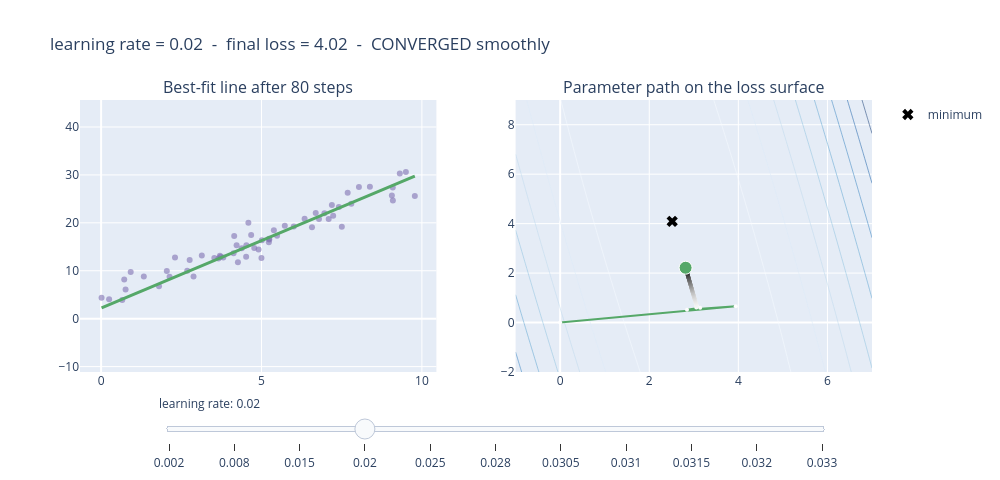

Here is the notebook cell this chart was saved with:
### Markdown cell above
## 4. Tool: Explore the Learning Rate Yourself

Drag the slider below across eleven learning rates spanning "far too cautious" to "far too
aggressive," and watch both panels update: the resulting best-fit line (left) after a fixed 80
steps, and the actual parameter path taken to get there (right). The title reports the final
loss and a plain-language verdict for whichever learning rate is selected.

### Code cell
LR_VALUES = [0.002, 0.008, 0.015, 0.02, 0.025, 0.028, 0.0305, 0.031, 0.0315, 0.032, 0.033]
N_ITER = 80

fig_tool = make_subplots(rows=1, cols=2, subplot_titles=("Best-fit line after 80 steps", "Parameter path on the loss surface"))
fig_tool.add_trace(go.Scatter(x=x, y=y, mode="markers", marker=dict(color=PURPLE, size=6, opacity=0.6), name="data", showlegend=False), row=1, col=1)
fig_tool.add_trace(go.Contour(x=m_grid, y=b_grid, z=Z, colorscale="Blues", showscale=False, contours=dict(coloring="lines")), row=1, col=2)
fig_tool.add_trace(go.Scatter(x=[m_star], y=[b_star], mode="markers", marker=dict(color="black", size=10, symbol="x"), name="minimum"), row=1, col=2)

N_BASE = 3
steps = []
for i, lr in enumerate(LR_VALUES):
    hist = run_gd(lr, N_ITER)
    final_m, final_b, final_l = hist[-1]
    diverged = not np.isfinite(final_l) or final_l > 1000

    m_seq = np.array([h[0] for h in hist])
    deltas = np.diff(m_seq)
    sign_changes = np.sum(np.diff(np.sign(deltas)) != 0) if len(deltas) > 1 else 0
    oscillating = sign_changes >= 0.5 * len(deltas)

    if diverged:
        status, color = "DIVERGED - parameters shot off to infinity", RED
    elif oscillating:
        status, color = "BOUNCING - overshooting the minimum every step", ORANGE
    elif final_l > 1.3 * opt_loss:
        status, color = "SLOW - still converging, hasn't reached the minimum yet", BLUE
    else:
        status, color = "CONVERGED smoothly", GREEN

    path_m = np.clip([h[0] for h in hist], m_grid[0], m_grid[-1])
    path_b = np.clip([h[1] for h in hist], b_grid[0], b_grid[-1])

    if diverged:
        fig_tool.add_trace(go.Scatter(x=x_line, y=[np.nan, np.nan], mode="lines", line=dict(color=color, width=3), visible=False, showlegend=False), row=1, col=1)
    else:
        fig_tool.add_trace(go.Scatter(x=x_line, y=final_m * x_line + final_b, mode="lines", line=dict(color=color, width=3), visible=False, showlegend=False), row=1, col=1)

    fig_tool.add_trace(go.Scatter(
        x=path_m, y=path_b, mode="lines+markers", line=dict(color=color, width=2),
        marker=dict(size=4, color=list(range(len(path_m))), colorscale="Greys"),
        visible=False, showlegend=False,
    ), row=1, col=2)
    fig_tool.add_trace(go.Scatter(
        x=[path_m[-1]], y=[path_b[-1]], mode="markers",
        marker=dict(color=color, size=13, line=dict(color="white", width=1)),
        visible=False, showlegend=False,
    ), row=1, col=2)

    vis = [True, True, True] + [False] * (3 * len(LR_VALUES))
    vis[N_BASE + 3 * i: N_BASE + 3 * i + 3] = [True, True, True]
    steps.append(dict(
        method="update",
        args=[{"visible": vis}, {"title": f"learning rate = {lr}  -  final loss = {final_l:.3g}  -  {status}"}],
        label=str(lr),
    ))

DEFAULT_IDX = LR_VALUES.index(0.02)
for i in range(len(LR_VALUES)):
    on = (i == DEFAULT_IDX)
    fig_tool.data[N_BASE + 3 * i].visible = on
    fig_tool.data[N_BASE + 3 * i + 1].visible = on
    fig_tool.data[N_BASE + 3 * i + 2].visible = on

fig_tool.update_layout(
    height=480, width=1000,
    title=steps[DEFAULT_IDX]["args"][1]["title"],
    sliders=[dict(active=DEFAULT_IDX, currentvalue=dict(prefix="learning rate: "), steps=steps, x=0.1, len=0.85)],
)
fig_tool.update_yaxes(range=[y.min() - 15, y.max() + 15], row=1, col=1)
fig_tool.update_xaxes(range=[m_grid[0], m_grid[-1]], row=1, col=2)
fig_tool.update_yaxes(range=[b_grid[0], b_grid[-1]], row=1, col=2)
fig_tool.show()

### Figure 1 — Plotly figure (JSON) as saved in the notebook; plotly's stock layout.template omitted (floating-point values rounded to 4 significant figures; data arrays with more than 128 entries replaced by an {"elided": "..."} marker saying what was removed)
{"data": [{"marker": {"color": "#8172B2", "opacity": 0.6, "size": 6}, "mode": "markers", "name": "data", "showlegend": false, "type": "scatter", "x": [0.7631, 7.799, 4.384, 7.235, 9.78, 5.385, 5.011, 0.7205, 2.684, 4.999, 6.792, 8.037, 3.809, 0.6594, 2.881, 9.096, 2.134, 4.521, 9.312, 0.249, 6.005, 9.501, 2.303, 5.485, 9.091, 1.332, 5.234, 7.504, 6.69, 4.678, 2.048, 4.908, 3.724, 4.774, 3.659, 8.379, 7.686, 3.14, 5.726, 2.76, 4.528, 3.53, 6.574, 3.704, 4.591, 7.193, 4.13, 9.064, 1.805, 7.411, 4.224, 4.265, 6.344, 5.229, 4.149, 0.01427, 0.9226, 7.094, 5.243, 6.962], "xaxis": "x", "y": [6.111, 24.0, 14.7, 21.47, 25.58, 18.47, 16.34, 8.187, 9.973, 12.68, 20.78, 27.49, 12.76, 3.869, 8.816, 24.64, 8.734, 12.94, 30.28, 4.057, 19.23, 30.63, 12.76, 17.29, 27.39, 8.799, 16.7, 19.2, 22.03, 17.48, 9.952, 14.42, 12.92, 14.75, 12.55, 27.54, 26.28, 13.19, 19.41, 12.25, 15.3, 12.67, 19.09, 13.15, 20.0, 23.72, 13.64, 25.72, 6.782, 23.28, 15.34, 11.78, 20.83, 15.93, 17.23, 4.349, 9.742, 20.82, 16.53, 22.0], "yaxis": "y"}, {"colorscale": [[0.0, "rgb(247,251,255)"], [0.125, "rgb(222,235,247)"], [0.25, "rgb(198,219,239)"], [0.375, "rgb(158,202,225)"], [0.5, "rgb(107,174,214)"], [0.625, "rgb(66,146,198)"], [0.75, "rgb(33,113,181)"], [0.875, "rgb(8,81,156)"], [1.0, "rgb(8,48,107)"]], "contours": {"coloring": "lines"}, "showscale": false, "type": "contour", "x": [-1.0, -0.8987, -0.7975, -0.6962, -0.5949, -0.4937, -0.3924, -0.2911, -0.1899, -0.08861, 0.01266, 0.1139, 0.2152, 0.3165, 0.4177, 0.519, 0.6203, 0.7215, 0.8228, 0.9241, 1.025, 1.127, 1.228, 1.329, 1.43, 1.532, 1.633, 1.734, 1.835, 1.937, 2.038, 2.139, 2.241, 2.342, 2.443, 2.544, 2.646, 2.747, 2.848, 2.949, 3.051, 3.152, 3.253, 3.354, 3.456, 3.557, 3.658, 3.759, 3.861, 3.962, 4.063, 4.165, 4.266, 4.367, 4.468, 4.57, 4.671, 4.772, 4.873, 4.975, 5.076, 5.177, 5.278, 5.38, 5.481, 5.582, 5.684, 5.785, 5.886, 5.987, 6.089, 6.19, 6.291, 6.392, 6.494, 6.595, 6.696, 6.797, 6.899, 7.0], "xaxis": "x2", "y": [-2.0, -1.861, -1.722, -1.582, -1.443, -1.304, -1.165, -1.025, -0.8861, -0.7468, -0.6076, -0.4684, -0.3291, -0.1899, -0.05063, 0.08861, 0.2278, 0.3671, 0.5063, 0.6456, 0.7848, 0.9241, 1.063, 1.203, 1.342, 1.481, 1.62, 1.759, 1.899, 2.038, 2.177, 2.316, 2.456, 2.595, 2.734, 2.873, 3.013, 3.152, 3.291, 3.43, 3.57, 3.709, 3.848, 3.987, 4.127, 4.266, 4.405, 4.544, 4.684, 4.823, 4.962, 5.101, 5.241, 5.38, 5.519, 5.658, 5.797, 5.937, 6.076, 6.215, 6.354, 6.494, 6.633, 6.772, 6.911, 7.051, 7.19, 7.329, 7.468, 7.608, 7.747, 7.886, 8.025, 8.165, 8.304, 8.443, 8.582, 8.722, 8.861, 9.0], "yaxis": "y2", "z": {"elided": "80x80 float values"}}, {"marker": {"color": "black", "size": 10, "symbol": "x"}, "mode": "markers", "name": "minimum", "type": "scatter", "x": [2.515], "xaxis": "x2", "y": [4.092], "yaxis": "y2"}, {"line": {"color": "#4C72B0", "width": 3}, "mode": "lines", "showlegend": false, "type": "scatter", "visible": false, "x": [0.01427, 9.78], "xaxis": "x", "y": [0.7661, 30.61], "yaxis": "y"}, {"line": {"color": "#4C72B0", "width": 2}, "marker": {"color": [0, 1, 2, 3, 4, 5, 6, 7, 8, 9, 10, 11, 12, 13, 14, 15, 16, 17, 18, 19, 20, 21, 22, 23, 24, 25, 26, 27, 28, 29, 30, 31, 32, 33, 34, 35, 36, 37, 38, 39, 40, 41, 42, 43, 44, 45, 46, 47, 48, 49, 50, 51, 52, 53, 54, 55, 56, 57, 58, 59, 60, 61, 62, 63, 64, 65, 66, 67, 68, 69, 70, 71, 72, 73, 74, 75, 76, 77, 78, 79, 80], "colorscale": [[0.0, "rgb(255,255,255)"], [0.125, "rgb(240,240,240)"], [0.25, "rgb(217,217,217)"], [0.375, "rgb(189,189,189)"], [0.5, "rgb(150,150,150)"], [0.625, "rgb(115,115,115)"], [0.75, "rgb(82,82,82)"], [0.875, "rgb(37,37,37)"], [1.0, "rgb(0,0,0)"]], "size": 4}, "mode": "lines+markers", "showlegend": false, "type": "scatter", "visible": false, "x": [0.0, 0.3942, 0.738, 1.038, 1.299, 1.527, 1.726, 1.9, 2.051, 2.183, 2.298, 2.398, 2.486, 2.562, 2.628, 2.686, 2.737, 2.781, 2.819, 2.852, 2.881, 2.907, 2.929, 2.948, 2.964, 2.979, 2.991, 3.002, 3.012, 3.02, 3.027, 3.033, 3.038, 3.043, 3.047, 3.05, 3.053, 3.055, 3.057, 3.059, 3.061, 3.062, 3.063, 3.064, 3.064, 3.065, 3.065, 3.066, 3.066, 3.066, 3.066, 3.066, 3.066, 3.066, 3.066, 3.065, 3.065, 3.065, 3.065, 3.064, 3.064, 3.064, 3.063, 3.063, 3.063, 3.062, 3.062, 3.061, 3.061, 3.061, 3.06, 3.06, 3.059, 3.059, 3.059, 3.058, 3.058, 3.057, 3.057, 3.056, 3.056], "xaxis": "x2", "y": [0.0, 0.0663, 0.1245, 0.1757, 0.2207, 0.2603, 0.2952, 0.3261, 0.3533, 0.3775, 0.3989, 0.418, 0.435, 0.4502, 0.4638, 0.4761, 0.4872, 0.4972, 0.5063, 0.5146, 0.5222, 0.5292, 0.5356, 0.5416, 0.5472, 0.5525, 0.5574, 0.5621, 0.5665, 0.5708, 0.5748, 0.5787, 0.5825, 0.5861, 0.5897, 0.5931, 0.5965, 0.5998, 0.603, 0.6062, 0.6093, 0.6124, 0.6155, 0.6185, 0.6215, 0.6244, 0.6274, 0.6303, 0.6332, 0.6361, 0.639, 0.6419, 0.6447, 0.6476, 0.6504, 0.6532, 0.656, 0.6589, 0.6617, 0.6645, 0.6673, 0.6701, 0.6728, 0.6756, 0.6784, 0.6812, 0.684, 0.6867, 0.6895, 0.6922, 0.695, 0.6978, 0.7005, 0.7033, 0.706, 0.7088, 0.7115, 0.7142, 0.717, 0.7197, 0.7225], "yaxis": "y2"}, {"marker": {"color": "#4C72B0", "line": {"color": "white", "width": 1}, "size": 13}, "mode": "markers", "showlegend": false, "type": "scatter", "visible": false, "x": [3.056], "xaxis": "x2", "y": [0.7225], "yaxis": "y2"}, {"line": {"color": "#4C72B0", "width": 3}, "mode": "lines", "showlegend": false, "type": "scatter", "visible": false, "x": [0.01427, 9.78], "xaxis": "x", "y": [1.361, 30.27], "yaxis": "y"}, {"line": {"color": "#4C72B0", "width": 2}, "marker": {"color": [0, 1, 2, 3, 4, 5, 6, 7, 8, 9, 10, 11, 12, 13, 14, 15, 16, 17, 18, 19, 20, 21, 22, 23, 24, 25, 26, 27, 28, 29, 30, 31, 32, 33, 34, 35, 36, 37, 38, 39, 40, 41, 42, 43, 44, 45, 46, 47, 48, 49, 50, 51, 52, 53, 54, 55, 56, 57, 58, 59, 60, 61, 62, 63, 64, 65, 66, 67, 68, 69, 70, 71, 72, 73, 74, 75, 76, 77, 78, 79, 80], "colorscale": [[0.0, "rgb(255,255,255)"], [0.125, "rgb(240,240,240)"], [0.25, "rgb(217,217,217)"], [0.375, "rgb(189,189,189)"], [0.5, "rgb(150,150,150)"], [0.625, "rgb(115,115,115)"], [0.75, "rgb(82,82,82)"], [0.875, "rgb(37,37,37)"], [1.0, "rgb(0,0,0)"]], "size": 4}, "mode": "lines+markers", "showlegend": false, "type": "scatter", "visible": false, "x": [0.0, 1.577, 2.347, 2.724, 2.907, 2.996, 3.039, 3.058, 3.067, 3.071, 3.071, 3.071, 3.07, 3.068, 3.066, 3.065, 3.063, 3.061, 3.059, 3.058, 3.056, 3.054, 3.052, 3.051, 3.049, 3.047, 3.046, 3.044, 3.042, 3.04, 3.039, 3.037, 3.035, 3.034, 3.032, 3.03, 3.029, 3.027, 3.025, 3.024, 3.022, 3.02, 3.019, 3.017, 3.015, 3.014, 3.012, 3.011, 3.009, 3.007, 3.006, 3.004, 3.003, 3.001, 2.999, 2.998, 2.996, 2.995, 2.993, 2.992, 2.99, 2.989, 2.987, 2.985, 2.984, 2.982, 2.981, 2.979, 2.978, 2.976, 2.975, 2.973, 2.972, 2.97, 2.969, 2.967, 2.966, 2.965, 2.963, 2.962, 2.96], "xaxis": "x2", "y": [0.0, 0.2652, 0.401, 0.4733, 0.5146, 0.5406, 0.5592, 0.5742, 0.5873, 0.5994, 0.6112, 0.6227, 0.634, 0.6452, 0.6564, 0.6676, 0.6787, 0.6898, 0.7008, 0.7118, 0.7227, 0.7337, 0.7445, 0.7554, 0.7662, 0.777, 0.7877, 0.7984, 0.8091, 0.8197, 0.8303, 0.8409, 0.8515, 0.862, 0.8724, 0.8829, 0.8933, 0.9036, 0.914, 0.9243, 0.9345, 0.9448, 0.955, 0.9651, 0.9753, 0.9854, 0.9954, 1.005, 1.015, 1.025, 1.035, 1.045, 1.055, 1.065, 1.075, 1.085, 1.094, 1.104, 1.114, 1.123, 1.133, 1.143, 1.152, 1.162, 1.171, 1.181, 1.19, 1.199, 1.209, 1.218, 1.228, 1.237, 1.246, 1.255, 1.264, 1.274, 1.283, 1.292, 1.301, 1.31, 1.319], "yaxis": "y2"}, {"marker": {"color": "#4C72B0", "line": {"color": "white", "width": 1}, "size": 13}, "mode": "markers", "showlegend": false, "type": "scatter", "visible": false, "x": [2.96], "xaxis": "x2", "y": [1.319], "yaxis": "y2"}, {"line": {"color": "#4C72B0", "width": 3}, "mode": "lines", "showlegend": false, "type": "scatter", "visible": false, "x": [0.01427, 9.78], "xaxis": "x", "y": [1.925, 29.95], "yaxis": "y"}, {"line": {"color": "#4C72B0", "width": 2}, "marker": {"color": [0, 1, 2, 3, 4, 5, 6, 7, 8, 9, 10, 11, 12, 13, 14, 15, 16, 17, 18, 19, 20, 21, 22, 23, 24, 25, 26, 27, 28, 29, 30, 31, 32, 33, 34, 35, 36, 37, 38, 39, 40, 41, 42, 43, 44, 45, 46, 47, 48, 49, 50, 51, 52, 53, 54, 55, 56, 57, 58, 59, 60, 61, 62, 63, 64, 65, 66, 67, 68, 69, 70, 71, 72, 73, 74, 75, 76, 77, 78, 79, 80], "colorscale": [[0.0, "rgb(255,255,255)"], [0.125, "rgb(240,240,240)"], [0.25, "rgb(217,217,217)"], [0.375, "rgb(189,189,189)"], [0.5, "rgb(150,150,150)"], [0.625, "rgb(115,115,115)"], [0.75, "rgb(82,82,82)"], [0.875, "rgb(37,37,37)"], [1.0, "rgb(0,0,0)"]], "size": 4}, "mode": "lines+markers", "showlegend": false, "type": "scatter", "visible": false, "x": [0.0, 2.956, 3.08, 3.082, 3.078, 3.075, 3.072, 3.068, 3.065, 3.061, 3.058, 3.055, 3.052, 3.048, 3.045, 3.042, 3.039, 3.035, 3.032, 3.029, 3.026, 3.023, 3.02, 3.017, 3.014, 3.011, 3.008, 3.005, 3.002, 2.999, 2.996, 2.993, 2.99, 2.987, 2.984, 2.981, 2.978, 2.976, 2.973, 2.97, 2.967, 2.965, 2.962, 2.959, 2.956, 2.954, 2.951, 2.948, 2.946, 2.943, 2.941, 2.938, 2.935, 2.933, 2.93, 2.928, 2.925, 2.923, 2.92, 2.918, 2.915, 2.913, 2.911, 2.908, 2.906, 2.903, 2.901, 2.899, 2.896, 2.894, 2.892, 2.889, 2.887, 2.885, 2.883, 2.88, 2.878, 2.876, 2.874, 2.872, 2.869], "xaxis": "x2", "y": [0.0, 0.4973, 0.5394, 0.5618, 0.5833, 0.6046, 0.6258, 0.6469, 0.6678, 0.6886, 0.7093, 0.7299, 0.7503, 0.7706, 0.7908, 0.8109, 0.8308, 0.8506, 0.8703, 0.8899, 0.9093, 0.9287, 0.9479, 0.967, 0.986, 1.005, 1.024, 1.042, 1.061, 1.079, 1.098, 1.116, 1.134, 1.152, 1.17, 1.187, 1.205, 1.223, 1.24, 1.257, 1.275, 1.292, 1.309, 1.326, 1.342, 1.359, 1.376, 1.392, 1.409, 1.425, 1.441, 1.457, 1.473, 1.489, 1.505, 1.521, 1.536, 1.552, 1.567, 1.583, 1.598, 1.613, 1.628, 1.643, 1.658, 1.673, 1.688, 1.702, 1.717, 1.731, 1.745, 1.76, 1.774, 1.788, 1.802, 1.816, 1.83, 1.843, 1.857, 1.871, 1.884], "yaxis": "y2"}, {"marker": {"color": "#4C72B0", "line": {"color": "white", "width": 1}, "size": 13}, "mode": "markers", "showlegend": false, "type": "scatter", "visible": false, "x": [2.869], "xaxis": "x2", "y": [1.884], "yaxis": "y2"}, {"line": {"color": "#55A868", "width": 3}, "mode": "lines", "showlegend": false, "type": "scatter", "visible": true, "x": [0.01427, 9.78], "xaxis": "x", "y": [2.257, 29.76], "yaxis": "y"}, {"line": {"color": "#55A868", "width": 2}, "marker": {"color": [0, 1, 2, 3, 4, 5, 6, 7, 8, 9, 10, 11, 12, 13, 14, 15, 16, 17, 18, 19, 20, 21, 22, 23, 24, 25, 26, 27, 28, 29, 30, 31, 32, 33, 34, 35, 36, 37, 38, 39, 40, 41, 42, 43, 44, 45, 46, 47, 48, 49, 50, 51, 52, 53, 54, 55, 56, 57, 58, 59, 60, 61, 62, 63, 64, 65, 66, 67, 68, 69, 70, 71, 72, 73, 74, 75, 76, 77, 78, 79, 80], "colorscale": [[0.0, "rgb(255,255,255)"], [0.125, "rgb(240,240,240)"], [0.25, "rgb(217,217,217)"], [0.375, "rgb(189,189,189)"], [0.5, "rgb(150,150,150)"], [0.625, "rgb(115,115,115)"], [0.75, "rgb(82,82,82)"], [0.875, "rgb(37,37,37)"], [1.0, "rgb(0,0,0)"]], "size": 4}, "mode": "lines+markers", "showlegend": false, "type": "scatter", "visible": true, "x": [0.0, 3.942, 2.847, 3.143, 3.056, 3.074, 3.063, 3.061, 3.056, 3.052, 3.047, 3.043, 3.039, 3.034, 3.03, 3.026, 3.022, 3.018, 3.014, 3.01, 3.006, 3.002, 2.998, 2.994, 2.99, 2.986, 2.982, 2.978, 2.975, 2.971, 2.967, 2.964, 2.96, 2.956, 2.953, 2.949, 2.946, 2.942, 2.939, 2.935, 2.932, 2.928, 2.925, 2.922, 2.919, 2.915, 2.912, 2.909, 2.906, 2.902, 2.899, 2.896, 2.893, 2.89, 2.887, 2.884, 2.881, 2.878, 2.875, 2.872, 2.869, 2.866, 2.864, 2.861, 2.858, 2.855, 2.852, 2.85, 2.847, 2.844, 2.842, 2.839, 2.836, 2.834, 2.831, 2.829, 2.826, 2.823, 2.821, 2.818, 2.816], "xaxis": "x2", "y": [0.0, 0.663, 0.5169, 0.5939, 0.609, 0.6408, 0.6678, 0.6958, 0.7232, 0.7506, 0.7776, 0.8045, 0.8311, 0.8575, 0.8838, 0.9097, 0.9355, 0.9611, 0.9865, 1.012, 1.037, 1.061, 1.086, 1.11, 1.134, 1.158, 1.182, 1.206, 1.229, 1.252, 1.275, 1.298, 1.321, 1.343, 1.365, 1.388, 1.409, 1.431, 1.453, 1.474, 1.495, 1.516, 1.537, 1.558, 1.579, 1.599, 1.619, 1.639, 1.659, 1.679, 1.698, 1.718, 1.737, 1.756, 1.775, 1.794, 1.812, 1.831, 1.849, 1.867, 1.885, 1.903, 1.921, 1.938, 1.956, 1.973, 1.99, 2.007, 2.024, 2.041, 2.058, 2.074, 2.091, 2.107, 2.123, 2.139, 2.155, 2.17, 2.186, 2.201, 2.217], "yaxis": "y2"}, {"marker": {"color": "#55A868", "line": {"color": "white", "width": 1}, "size": 13}, "mode": "markers", "showlegend": false, "type": "scatter", "visible": true, "x": [2.816], "xaxis": "x2", "y": [2.217], "yaxis": "y2"}, {"line": {"color": "#55A868", "width": 3}, "mode": "lines", "showlegend": false, "type": "scatter", "visible": false, "x": [0.01427, 9.78], "xaxis": "x", "y": [2.539, 29.6], "yaxis": "y"}, {"line": {"color": "#55A868", "width": 2}, "marker": {"color": [0, 1, 2, 3, 4, 5, 6, 7, 8, 9, 10, 11, 12, 13, 14, 15, 16, 17, 18, 19, 20, 21, 22, 23, 24, 25, 26, 27, 28, 29, 30, 31, 32, 33, 34, 35, 36, 37, 38, 39, 40, 41, 42, 43, 44, 45, 46, 47, 48, 49, 50, 51, 52, 53, 54, 55, 56, 57, 58, 59, 60, 61, 62, 63, 64, 65, 66, 67, 68, 69, 70, 71, 72, 73, 74, 75, 76, 77, 78, 79, 80], "colorscale": [[0.0, "rgb(255,255,255)"], [0.125, "rgb(240,240,240)"], [0.25, "rgb(217,217,217)"], [0.375, "rgb(189,189,189)"], [0.5, "rgb(150,150,150)"], [0.625, "rgb(115,115,115)"], [0.75, "rgb(82,82,82)"], [0.875, "rgb(37,37,37)"], [1.0, "rgb(0,0,0)"]], "size": 4}, "mode": "lines+markers", "showlegend": false, "type": "scatter", "visible": false, "x": [0.0, 4.927, 1.985, 3.727, 2.681, 3.295, 2.921, 3.134, 2.998, 3.071, 3.019, 3.041, 3.02, 3.024, 3.013, 3.012, 3.005, 3.001, 2.995, 2.991, 2.986, 2.981, 2.976, 2.972, 2.967, 2.963, 2.958, 2.953, 2.949, 2.945, 2.94, 2.936, 2.932, 2.928, 2.923, 2.919, 2.915, 2.911, 2.907, 2.903, 2.899, 2.895, 2.891, 2.888, 2.884, 2.88, 2.876, 2.873, 2.869, 2.865, 2.862, 2.858, 2.855, 2.851, 2.848, 2.845, 2.841, 2.838, 2.835, 2.832, 2.828, 2.825, 2.822, 2.819, 2.816, 2.813, 2.81, 2.807, 2.804, 2.801, 2.798, 2.795, 2.792, 2.789, 2.787, 2.784, 2.781, 2.778, 2.776, 2.773, 2.771], "xaxis": "x2", "y": [0.0, 0.8288, 0.3932, 0.7096, 0.5778, 0.7122, 0.6877, 0.7571, 0.7701, 0.8161, 0.8419, 0.8792, 0.9092, 0.943, 0.9739, 1.006, 1.037, 1.068, 1.099, 1.129, 1.159, 1.189, 1.218, 1.247, 1.276, 1.305, 1.333, 1.361, 1.388, 1.416, 1.443, 1.47, 1.496, 1.523, 1.549, 1.574, 1.6, 1.625, 1.65, 1.675, 1.699, 1.723, 1.747, 1.771, 1.795, 1.818, 1.841, 1.864, 1.886, 1.909, 1.931, 1.953, 1.974, 1.996, 2.017, 2.038, 2.059, 2.079, 2.1, 2.12, 2.14, 2.16, 2.179, 2.199, 2.218, 2.237, 2.256, 2.274, 2.293, 2.311, 2.329, 2.347, 2.364, 2.382, 2.399, 2.416, 2.433, 2.45, 2.467, 2.483, 2.5], "yaxis": "y2"}, {"marker": {"color": "#55A868", "line": {"color": "white", "width": 1}, "size": 13}, "mode": "markers", "showlegend": false, "type": "scatter", "visible": false, "x": [2.771], "xaxis": "x2", "y": [2.5], "yaxis": "y2"}, {"line": {"color": "#55A868", "width": 3}, "mode": "lines", "showlegend": false, "type": "scatter", "visible": false, "x": [0.01427, 9.78], "xaxis": "x", "y": [2.688, 29.51], "yaxis": "y"}, {"line": {"color": "#55A868", "width": 2}, "marker": {"color": [0, 1, 2, 3, 4, 5, 6, 7, 8, 9, 10, 11, 12, 13, 14, 15, 16, 17, 18, 19, 20, 21, 22, 23, 24, 25, 26, 27, 28, 29, 30, 31, 32, 33, 34, 35, 36, 37, 38, 39, 40, 41, 42, 43, 44, 45, 46, 47, 48, 49, 50, 51, 52, 53, 54, 55, 56, 57, 58, 59, 60, 61, 62, 63, 64, 65, 66, 67, 68, 69, 70, 71, 72, 73, 74, 75, 76, 77, 78, 79, 80], "colorscale": [[0.0, "rgb(255,255,255)"], [0.125, "rgb(240,240,240)"], [0.25, "rgb(217,217,217)"], [0.375, "rgb(189,189,189)"], [0.5, "rgb(150,150,150)"], [0.625, "rgb(115,115,115)"], [0.75, "rgb(82,82,82)"], [0.875, "rgb(37,37,37)"], [1.0, "rgb(0,0,0)"]], "size": 4}, "mode": "lines+markers", "showlegend": false, "type": "scatter", "visible": false, "x": [0.0, 5.518, 1.166, 4.578, 1.883, 3.992, 2.321, 3.624, 2.589, 3.393, 2.749, 3.245, 2.845, 3.149, 2.9, 3.086, 2.929, 3.043, 2.944, 3.012, 2.949, 2.989, 2.948, 2.971, 2.944, 2.957, 2.938, 2.944, 2.931, 2.933, 2.923, 2.922, 2.914, 2.912, 2.906, 2.903, 2.897, 2.894, 2.889, 2.885, 2.88, 2.877, 2.872, 2.868, 2.864, 2.86, 2.856, 2.853, 2.849, 2.845, 2.841, 2.838, 2.834, 2.83, 2.827, 2.823, 2.82, 2.816, 2.813, 2.809, 2.806, 2.803, 2.799, 2.796, 2.793, 2.79, 2.787, 2.784, 2.781, 2.778, 2.775, 2.772, 2.769, 2.766, 2.763, 2.76, 2.757, 2.755, 2.752, 2.749, 2.747], "xaxis": "x2", "y": [0.0, 0.9283, 0.2705, 0.8595, 0.4669, 0.8457, 0.6169, 0.8652, 0.7375, 0.9048, 0.8393, 0.9562, 0.9288, 1.014, 1.01, 1.076, 1.086, 1.139, 1.158, 1.203, 1.226, 1.266, 1.292, 1.328, 1.356, 1.39, 1.419, 1.451, 1.479, 1.51, 1.538, 1.568, 1.596, 1.625, 1.652, 1.68, 1.708, 1.735, 1.761, 1.788, 1.814, 1.84, 1.865, 1.891, 1.916, 1.94, 1.965, 1.989, 2.013, 2.036, 2.06, 2.083, 2.105, 2.128, 2.15, 2.172, 2.194, 2.216, 2.237, 2.258, 2.279, 2.299, 2.32, 2.34, 2.36, 2.379, 2.399, 2.418, 2.437, 2.456, 2.474, 2.493, 2.511, 2.529, 2.546, 2.564, 2.581, 2.598, 2.615, 2.632, 2.649], "yaxis": "y2"}, {"marker": {"color": "#55A868", "line": {"color": "white", "width": 1}, "size": 13}, "mode": "markers", "showlegend": false, "type": "scatter", "visible": false, "x": [2.747], "xaxis": "x2", "y": [2.649], "yaxis": "y2"}, {"line": {"color": "#DD8452", "width": 3}, "mode": "lines", "showlegend": false, "type": "scatter", "visible": false, "x": [0.01427, 9.78], "xaxis": "x", "y": [2.795, 29.08], "yaxis": "y"}, {"line": {"color": "#DD8452", "width": 2}, "marker": {"color": [0, 1, 2, 3, 4, 5, 6, 7, 8, 9, 10, 11, 12, 13, 14, 15, 16, 17, 18, 19, 20, 21, 22, 23, 24, 25, 26, 27, 28, 29, 30, 31, 32, 33, 34, 35, 36, 37, 38, 39, 40, 41, 42, 43, 44, 45, 46, 47, 48, 49, 50, 51, 52, 53, 54, 55, 56, 57, 58, 59, 60, 61, 62, 63, 64, 65, 66, 67, 68, 69, 70, 71, 72, 73, 74, 75, 76, 77, 78, 79, 80], "colorscale": [[0.0, "rgb(255,255,255)"], [0.125, "rgb(240,240,240)"], [0.25, "rgb(217,217,217)"], [0.375, "rgb(189,189,189)"], [0.5, "rgb(150,150,150)"], [0.625, "rgb(115,115,115)"], [0.75, "rgb(82,82,82)"], [0.875, "rgb(37,37,37)"], [1.0, "rgb(0,0,0)"]], "size": 4}, "mode": "lines+markers", "showlegend": false, "type": "scatter", "visible": false, "x": [0.0, 6.011, 0.3099, 5.69, 0.5862, 5.402, 0.8324, 5.143, 1.052, 4.91, 1.247, 4.7, 1.421, 4.512, 1.575, 4.342, 1.713, 4.189, 1.835, 4.051, 1.943, 3.927, 2.039, 3.814, 2.124, 3.713, 2.2, 3.621, 2.266, 3.538, 2.325, 3.463, 2.377, 3.396, 2.422, 3.334, 2.462, 3.278, 2.498, 3.227, 2.528, 3.181, 2.555, 3.139, 2.578, 3.101, 2.598, 3.066, 2.616, 3.034, 2.631, 3.005, 2.643, 2.978, 2.654, 2.953, 2.663, 2.931, 2.671, 2.91, 2.677, 2.891, 2.682, 2.873, 2.686, 2.857, 2.689, 2.842, 2.691, 2.827, 2.692, 2.814, 2.693, 2.802, 2.693, 2.791, 2.693, 2.78, 2.693, 2.77, 2.691], "xaxis": "x2", "y": [0.0, 1.011, 0.1404, 1.049, 0.2731, 1.09, 0.3988, 1.134, 0.5181, 1.179, 0.6315, 1.226, 0.7394, 1.275, 0.8422, 1.325, 0.9404, 1.376, 1.034, 1.427, 1.124, 1.478, 1.21, 1.53, 1.293, 1.582, 1.372, 1.633, 1.448, 1.685, 1.522, 1.736, 1.592, 1.787, 1.661, 1.837, 1.726, 1.886, 1.79, 1.935, 1.851, 1.984, 1.911, 2.032, 1.968, 2.078, 2.024, 2.125, 2.078, 2.17, 2.13, 2.214, 2.181, 2.258, 2.23, 2.301, 2.278, 2.343, 2.324, 2.384, 2.369, 2.425, 2.413, 2.464, 2.455, 2.503, 2.497, 2.541, 2.537, 2.578, 2.576, 2.615, 2.614, 2.65, 2.651, 2.685, 2.687, 2.719, 2.722, 2.752, 2.756], "yaxis": "y2"}, {"marker": {"color": "#DD8452", "line": {"color": "white", "width": 1}, "size": 13}, "mode": "markers", "showlegend": false, "type": "scatter", "visible": false, "x": [2.691], "xaxis": "x2", "y": [2.756], "yaxis": "y2"}, {"line": {"color": "#DD8452", "width": 3}, "mode": "lines", "showlegend": false, "type": "scatter", "visible": false, "x": [0.01427, 9.78], "xaxis": "x", "y": [2.731, 24.23], "yaxis": "y"}, {"line": {"color": "#DD8452", "width": 2}, "marker": {"color": [0, 1, 2, 3, 4, 5, 6, 7, 8, 9, 10, 11, 12, 13, 14, 15, 16, 17, 18, 19, 20, 21, 22, 23, 24, 25, 26, 27, 28, 29, 30, 31, 32, 33, 34, 35, 36, 37, 38, 39, 40, 41, 42, 43, 44, 45, 46, 47, 48, 49, 50, 51, 52, 53, 54, 55, 56, 57, 58, 59, 60, 61, 62, 63, 64, 65, 66, 67, 68, 69, 70, 71, 72, 73, 74, 75, 76, 77, 78, 79, 80], "colorscale": [[0.0, "rgb(255,255,255)"], [0.125, "rgb(240,240,240)"], [0.25, "rgb(217,217,217)"], [0.375, "rgb(189,189,189)"], [0.5, "rgb(150,150,150)"], [0.625, "rgb(115,115,115)"], [0.75, "rgb(82,82,82)"], [0.875, "rgb(37,37,37)"], [1.0, "rgb(0,0,0)"]], "size": 4}, "mode": "lines+markers", "showlegend": false, "type": "scatter", "visible": false, "x": [0.0, 6.109, 0.1198, 5.964, 0.2342, 5.824, 0.3434, 5.691, 0.4475, 5.563, 0.5469, 5.44, 0.6418, 5.322, 0.7322, 5.209, 0.8186, 5.101, 0.9009, 4.997, 0.9795, 4.898, 1.054, 4.803, 1.126, 4.711, 1.194, 4.624, 1.259, 4.54, 1.321, 4.459, 1.38, 4.382, 1.437, 4.308, 1.49, 4.237, 1.542, 4.169, 1.59, 4.103, 1.637, 4.041, 1.681, 3.981, 1.724, 3.923, 1.764, 3.868, 1.802, 3.815, 1.839, 3.764, 1.874, 3.715, 1.907, 3.668, 1.939, 3.624, 1.969, 3.58, 1.998, 3.539, 2.025, 3.499, 2.051, 3.461, 2.076, 3.425, 2.099, 3.39, 2.122, 3.356, 2.143, 3.324, 2.163, 3.293, 2.183, 3.263, 2.201], "xaxis": "x2", "y": [0.0, 1.028, 0.1113, 1.095, 0.2194, 1.161, 0.3245, 1.226, 0.4265, 1.29, 0.5257, 1.352, 0.6221, 1.414, 0.7157, 1.474, 0.8067, 1.532, 0.8951, 1.59, 0.981, 1.646, 1.065, 1.702, 1.146, 1.756, 1.225, 1.809, 1.301, 1.861, 1.376, 1.912, 1.448, 1.962, 1.519, 2.01, 1.587, 2.058, 1.654, 2.105, 1.719, 2.151, 1.782, 2.195, 1.843, 2.239, 1.903, 2.282, 1.961, 2.324, 2.017, 2.365, 2.072, 2.405, 2.125, 2.444, 2.177, 2.483, 2.227, 2.52, 2.277, 2.557, 2.324, 2.593, 2.371, 2.628, 2.416, 2.663, 2.46, 2.696, 2.503, 2.729, 2.544, 2.761, 2.585, 2.793, 2.624, 2.823, 2.662, 2.853, 2.7], "yaxis": "y2"}, {"marker": {"color": "#DD8452", "line": {"color": "white", "width": 1}, "size": 13}, "mode": "markers", "showlegend": false, "type": "scatter", "visible": false, "x": [2.201], "xaxis": "x2", "y": [2.7], "yaxis": "y2"}, {"line": {"color": "#C44E52", "width": 3}, "mode": "lines", "showlegend": false, "type": "scatter", "visible": false, "x": [0.01427, 9.78], "xaxis": "x", "y": [null, null], "yaxis": "y"}, {"line": {"color": "#C44E52", "width": 2}, "marker": {"color": [0, 1, 2, 3, 4, 5, 6, 7, 8, 9, 10, 11, 12, 13, 14, 15, 16, 17, 18, 19, 20, 21, 22, 23, 24, 25, 26, 27, 28, 29, 30, 31, 32, 33, 34, 35, 36, 37, 38, 39, 40, 41, 42, 43, 44, 45, 46, 47, 48, 49, 50, 51, 52, 53, 54, 55, 56, 57, 58, 59, 60, 61, 62, 63, 64, 65, 66, 67, 68, 69, 70, 71, 72, 73, 74, 75, 76, 77, 78, 79, 80], "colorscale": [[0.0, "rgb(255,255,255)"], [0.125, "rgb(240,240,240)"], [0.25, "rgb(217,217,217)"], [0.375, "rgb(189,189,189)"], [0.5, "rgb(150,150,150)"], [0.625, "rgb(115,115,115)"], [0.75, "rgb(82,82,82)"], [0.875, "rgb(37,37,37)"], [1.0, "rgb(0,0,0)"]], "size": 4}, "mode": "lines+markers", "showlegend": false, "type": "scatter", "visible": false, "x": [0.0, 6.208, -0.07651, 6.256, -0.1539, 6.306, -0.2322, 6.357, -0.3114, 6.41, -0.3916, 6.464, -0.4728, 6.521, -0.555, 6.579, -0.6383, 6.638, -0.7227, 6.7, -0.8083, 6.763, -0.895, 6.828, -0.983, 6.895, -1.0, 6.963, -1.0, 7.0, -1.0, 7.0, -1.0, 7.0, -1.0, 7.0, -1.0, 7.0, -1.0, 7.0, -1.0, 7.0, -1.0, 7.0, -1.0, 7.0, -1.0, 7.0, -1.0, 7.0, -1.0, 7.0, -1.0, 7.0, -1.0, 7.0, -1.0, 7.0, -1.0, 7.0, -1.0, 7.0, -1.0, 7.0, -1.0, 7.0, -1.0, 7.0, -1.0, 7.0, -1.0, 7.0, -1.0, 7.0, -1.0, 7.0, -1.0, 7.0, -1.0, 7.0, -1.0], "xaxis": "x2", "y": [0.0, 1.044, 0.08124, 1.144, 0.16, 1.242, 0.2362, 1.338, 0.3101, 1.432, 0.3816, 1.524, 0.4508, 1.615, 0.5178, 1.703, 0.5825, 1.79, 0.6451, 1.875, 0.7056, 1.958, 0.764, 2.04, 0.8204, 2.12, 0.8748, 2.199, 0.9272, 2.277, 0.9777, 2.353, 1.026, 2.428, 1.073, 2.501, 1.118, 2.573, 1.161, 2.644, 1.203, 2.714, 1.243, 2.783, 1.281, 2.851, 1.317, 2.917, 1.352, 2.983, 1.385, 3.048, 1.417, 3.111, 1.447, 3.174, 1.476, 3.237, 1.503, 3.298, 1.528, 3.358, 1.553, 3.418, 1.575, 3.477, 1.597, 3.536, 1.617, 3.594, 1.635, 3.651, 1.652, 3.708, 1.668, 3.764, 1.683, 3.82, 1.696, 3.875, 1.708], "yaxis": "y2"}, {"marker": {"color": "#C44E52", "line": {"color": "white", "width": 1}, "size": 13}, "mode": "markers", "showlegend": false, "type": "scatter", "visible": false, "x": [-1.0], "xaxis": "x2", "y": [1.708], "yaxis": "y2"}, {"line": {"color": "#C44E52", "width": 3}, "mode": "lines", "showlegend": false, "type": "scatter", "visible": false, "x": [0.01427, 9.78], "xaxis": "x", "y": [null, null], "yaxis": "y"}, {"line": {"color": "#C44E52", "width": 2}, "marker": {"color": [0, 1, 2, 3, 4, 5, 6, 7, 8, 9, 10, 11, 12, 13, 14, 15, 16, 17, 18, 19, 20, 21, 22, 23, 24, 25, 26, 27, 28, 29, 30, 31, 32, 33, 34, 35, 36, 37, 38, 39, 40, 41, 42, 43, 44, 45, 46, 47, 48, 49, 50, 51, 52, 53, 54, 55, 56, 57, 58, 59, 60, 61, 62, 63, 64, 65, 66, 67, 68, 69, 70, 71, 72, 73, 74, 75, 76, 77, 78, 79, 80], "colorscale": [[0.0, "rgb(255,255,255)"], [0.125, "rgb(240,240,240)"], [0.25, "rgb(217,217,217)"], [0.375, "rgb(189,189,189)"], [0.5, "rgb(150,150,150)"], [0.625, "rgb(115,115,115)"], [0.75, "rgb(82,82,82)"], [0.875, "rgb(37,37,37)"], [1.0, "rgb(0,0,0)"]], "size": 4}, "mode": "lines+markers", "showlegend": false, "type": "scatter", "visible": false, "x": [0.0, 6.307, -0.2792, 6.567, -0.5805, 6.852, -0.9061, 7.0, -1.0, 7.0, -1.0, 7.0, -1.0, 7.0, -1.0, 7.0, -1.0, 7.0, -1.0, 7.0, -1.0, 7.0, -1.0, 7.0, -1.0, 7.0, -1.0, 7.0, -1.0, 7.0, -1.0, 7.0, -1.0, 7.0, -1.0, 7.0, -1.0, 7.0, -1.0, 7.0, -1.0, 7.0, -1.0, 7.0, -1.0, 7.0, -1.0, 7.0, -1.0, 7.0, -1.0, 7.0, -1.0, 7.0, -1.0, 7.0, -1.0, 7.0, -1.0, 7.0, -1.0, 7.0, -1.0, 7.0, -1.0, 7.0, -1.0, 7.0, -1.0, 7.0, -1.0, 7.0, -1.0, 7.0, -1.0, 7.0, -1.0, 7.0, -1.0, 7.0, -1.0], "xaxis": "x2", "y": [0.0, 1.061, 0.05016, 1.197, 0.0943, 1.334, 0.1322, 1.472, 0.1635, 1.614, 0.188, 1.757, 0.2053, 1.904, 0.2151, 2.055, 0.2168, 2.209, 0.2102, 2.369, 0.1946, 2.534, 0.1695, 2.704, 0.1344, 2.882, 0.0885, 3.067, 0.03117, 3.261, -0.0384, 3.464, -0.1211, 3.677, -0.2177, 3.901, -0.3295, 4.138, -0.4574, 4.389, -0.6027, 4.655, -0.7666, 4.937, -0.9507, 5.238, -1.156, 5.558, -1.386, 5.9, -1.64, 6.265, -1.922, 6.656, -2.0, 7.076, -2.0, 7.526, -2.0, 8.01, -2.0, 8.53, -2.0, 9.0, -2.0, 9.0, -2.0, 9.0, -2.0, 9.0, -2.0, 9.0, -2.0, 9.0, -2.0, 9.0, -2.0, 9.0, -2.0, 9.0, -2.0], "yaxis": "y2"}, {"marker": {"color": "#C44E52", "line": {"color": "white", "width": 1}, "size": 13}, "mode": "markers", "showlegend": false, "type": "scatter", "visible": false, "x": [-1.0], "xaxis": "x2", "y": [-2.0], "yaxis": "y2"}, {"line": {"color": "#C44E52", "width": 3}, "mode": "lines", "showlegend": false, "type": "scatter", "visible": false, "x": [0.01427, 9.78], "xaxis": "x", "y": [null, null], "yaxis": "y"}, {"line": {"color": "#C44E52", "width": 2}, "marker": {"color": [0, 1, 2, 3, 4, 5, 6, 7, 8, 9, 10, 11, 12, 13, 14, 15, 16, 17, 18, 19, 20, 21, 22, 23, 24, 25, 26, 27, 28, 29, 30, 31, 32, 33, 34, 35, 36, 37, 38, 39, 40, 41], "colorscale": [[0.0, "rgb(255,255,255)"], [0.125, "rgb(240,240,240)"], [0.25, "rgb(217,217,217)"], [0.375, "rgb(189,189,189)"], [0.5, "rgb(150,150,150)"], [0.625, "rgb(115,115,115)"], [0.75, "rgb(82,82,82)"], [0.875, "rgb(37,37,37)"], [1.0, "rgb(0,0,0)"]], "size": 4}, "mode": "lines+markers", "showlegend": false, "type": "scatter", "visible": false, "x": [0.0, 6.504, -0.7034, 7.0, -1.0, 7.0, -1.0, 7.0, -1.0, 7.0, -1.0, 7.0, -1.0, 7.0, -1.0, 7.0, -1.0, 7.0, -1.0, 7.0, -1.0, 7.0, -1.0, 7.0, -1.0, 7.0, -1.0, 7.0, -1.0, 7.0, -1.0, 7.0, -1.0, 7.0, -1.0, 7.0, -1.0, 7.0, -1.0, 7.0, -1.0, 7.0], "xaxis": "x2", "y": [0.0, 1.094, -0.01504, 1.31, -0.0572, 1.552, -0.1319, 1.823, -0.2457, 2.134, -0.4069, 2.491, -0.6252, 2.907, -0.9128, 3.395, -1.285, 3.972, -1.759, 4.657, -2.0, 5.477, -2.0, 6.46, -2.0, 7.644, -2.0, 9.0, -2.0, 9.0, -2.0, 9.0, -2.0, 9.0, -2.0, 9.0, -2.0, 9.0, -2.0, 9.0, -2.0, 9.0], "yaxis": "y2"}, {"marker": {"color": "#C44E52", "line": {"color": "white", "width": 1}, "size": 13}, "mode": "markers", "showlegend": false, "type": "scatter", "visible": false, "x": [7.0], "xaxis": "x2", "y": [9.0], "yaxis": "y2"}], "layout": {"annotations": [{"font": {"size": 16}, "showarrow": false, "text": "Best-fit line after 80 steps", "x": 0.225, "xanchor": "center", "xref": "paper", "y": 1.0, "yanchor": "bottom", "yref": "paper"}, {"font": {"size": 16}, "showarrow": false, "text": "Parameter path on the loss surface", "x": 0.775, "xanchor": "center", "xref": "paper", "y": 1.0, "yanchor": "bottom", "yref": "paper"}], "height": 480, "sliders": [{"active": 3, "currentvalue": {"prefix": "learning rate: "}, "len": 0.85, "steps": [{"args": [{"visible": [true, true, true, true, true, true, false, false, false, false, false, false, false, false, false, false, false, false, false, false, false, false, false, false, false, false, false, false, false, false, false, false, false, false, false, false]}, {"title": "learning rate = 0.002  -  final loss = 5.65  -  SLOW - still converging, hasn't reached the minimum yet"}], "label": "0.002", "method": "update"}, {"args": [{"visible": [true, true, true, false, false, false, true, true, true, false, false, false, false, false, false, false, false, false, false, false, false, false, false, false, false, false, false, false, false, false, false, false, false, false, false, false]}, {"title": "learning rate = 0.008  -  final loss = 4.89  -  SLOW - still converging, hasn't reached the minimum yet"}], "label": "0.008", "method": "update"}, {"args": [{"visible": [true, true, true, false, false, false, false, false, false, true, true, true, false, false, false, false, false, false, false, false, false, false, false, false, false, false, false, false, false, false, false, false, false, false, false, false]}, {"title": "learning rate = 0.015  -  final loss = 4.3  -  SLOW - still converging, hasn't reached the minimum yet"}], "label": "0.015", "method": "update"}, {"args": [{"visible": [true, true, true, false, false, false, false, false, false, false, false, false, true, true, true, false, false, false, false, false, false, false, false, false, false, false, false, false, false, false, false, false, false, false, false, false]}, {"title": "learning rate = 0.02  -  final loss = 4.02  -  CONVERGED smoothly"}], "label": "0.02", "method": "update"}, {"args": [{"visible": [true, true, true, false, false, false, false, false, false, false, false, false, false, false, false, true, true, true, false, false, false, false, false, false, false, false, false, false, false, false, false, false, false, false, false, false]}, {"title": "learning rate = 0.025  -  final loss = 3.82  -  CONVERGED smoothly"}], "label": "0.025", "method": "update"}, {"args": [{"visible": [true, true, true, false, false, false, false, false, false, false, false, false, false, false, false, false, false, false, true, true, true, false, false, false, false, false, false, false, false, false, false, false, false, false, false, false]}, {"title": "learning rate = 0.028  -  final loss = 3.72  -  CONVERGED smoothly"}], "label": "0.028", "method": "update"}, {"args": [{"visible": [true, true, true, false, false, false, false, false, false, false, false, false, false, false, false, false, false, false, false, false, false, true, true, true, false, false, false, false, false, false, false, false, false, false, false, false]}, {"title": "learning rate = 0.0305  -  final loss = 3.7  -  BOUNCING - overshooting the minimum every step"}], "label": "0.0305", "method": "update"}, {"args": [{"visible": [true, true, true, false, false, false, false, false, false, false, false, false, false, false, false, false, false, false, false, false, false, false, false, false, true, true, true, false, false, false, false, false, false, false, false, false]}, {"title": "learning rate = 0.031  -  final loss = 12.6  -  BOUNCING - overshooting the minimum every step"}], "label": "0.031", "method": "update"}, {"args": [{"visible": [true, true, true, false, false, false, false, false, false, false, false, false, false, false, false, false, false, false, false, false, false, false, false, false, false, false, false, true, true, true, false, false, false, false, false, false]}, {"title": "learning rate = 0.0315  -  final loss = 1.53e+03  -  DIVERGED - parameters shot off to infinity"}], "label": "0.0315", "method": "update"}, {"args": [{"visible": [true, true, true, false, false, false, false, false, false, false, false, false, false, false, false, false, false, false, false, false, false, false, false, false, false, false, false, false, false, false, true, true, true, false, false, false]}, {"title": "learning rate = 0.032  -  final loss = 2.21e+05  -  DIVERGED - parameters shot off to infinity"}], "label": "0.032", "method": "update"}, {"args": [{"visible": [true, true, true, false, false, false, false, false, false, false, false, false, false, false, false, false, false, false, false, false, false, false, false, false, false, false, false, false, false, false, false, false, false, true, true, true]}, {"title": "learning rate = 0.033  -  final loss = 1.18e+06  -  DIVERGED - parameters shot off to infinity"}], "label": "0.033", "method": "update"}], "x": 0.1}], "title": {"text": "learning rate = 0.02  -  final loss = 4.02  -  CONVERGED smoothly"}, "width": 1000, "xaxis": {"anchor": "y", "domain": [0.0, 0.45]}, "xaxis2": {"anchor": "y2", "domain": [0.55, 1.0], "range": [-1.0, 7.0]}, "yaxis": {"anchor": "x", "domain": [0.0, 1.0], "range": [-11.13, 45.63]}, "yaxis2": {"anchor": "x2", "domain": [0.0, 1.0], "range": [-2.0, 9.0]}}}
